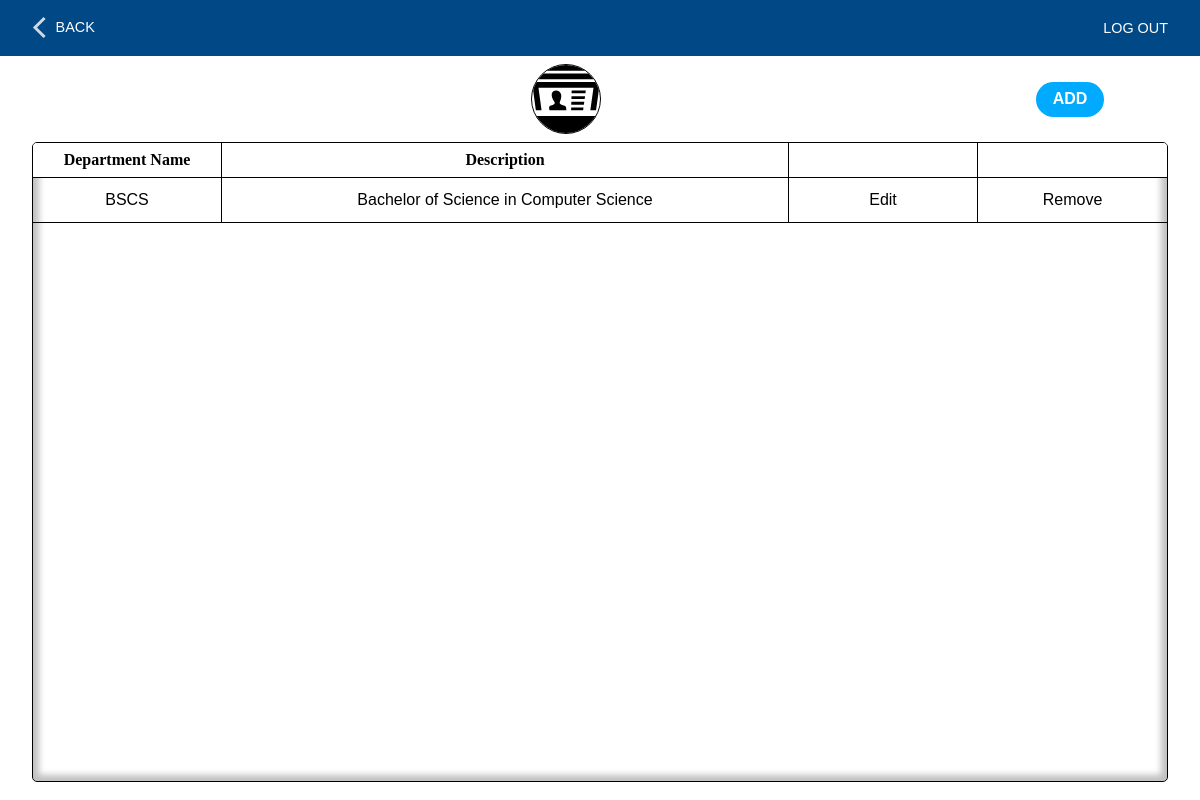
The page /course.php (signed in) on the database as committed earlier.
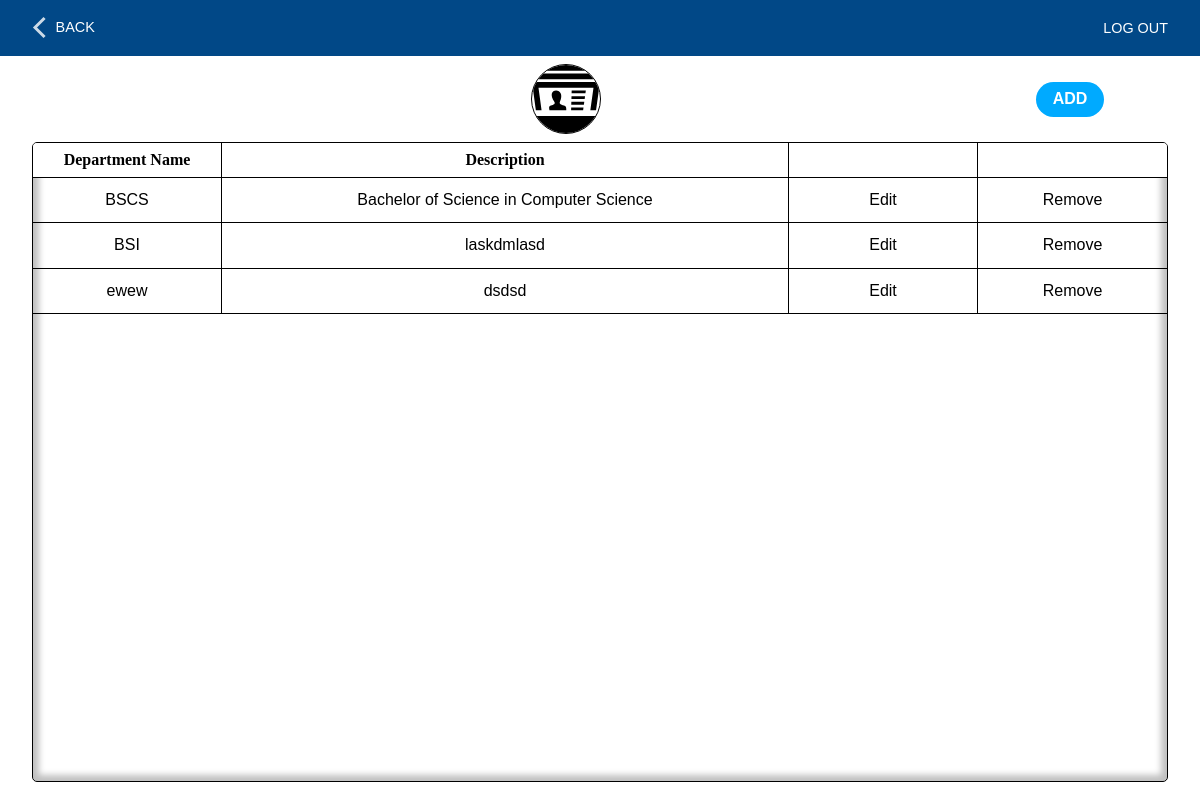
The same page on the database as committed later.
### tables this page shows
CREATE TABLE `dept_type` (
  `type_id` int(11) NOT NULL,
  `type` enum('Faculty','Strand','Course') NOT NULL,
  `dept_id` int(11) NOT NULL
);

CREATE TABLE `departments` (
  `dept_id` int(11) NOT NULL,
  `dept_name` varchar(5) NOT NULL,
  `dept_desc` text NOT NULL
);

### includes/autoloader.inc.php (called while the page is built, shortened)
<?php
   function myAutoLoader($className){
      $path = "./classes/";
      $extension = '.class.php';
      $fullPath = $path . $className . $extension;
   }

### classes/dbh.class.php (called while the page is built, shortened)
<?php
class Dbh {
   private $host = "localhost";
   private $user = "root";
   private $pwd = "";
   private $dbName = "ClassSchedulingSystem";
   protected function connect(){
      try{
         $dsn = 'mysql:host='. $this->host .';dbname='. $this->dbName;
         $pdo = new PDO($dsn, $this->user, $this->pwd);
         $pdo->setAttribute(PDO::ATTR_DEFAULT_FETCH_MODE, PDO::FETCH_ASSOC);
         return $pdo;
      } catch(PDOException $e){
         trigger_error("Error: " . $e->getMessage());
      }
   }
}

### classes/departments.class.php (called while the page is built, shortened)
<?php
class Departments extends Dbh{
   protected function getDepartments($type){
      $sql = 'select * from departments INNER JOIN dept_type ON departments.dept_id = dept_type.dept_id where type = ?';
      $stmt = $this->connect()->prepare($sql);
      try{
         $stmt->execute([$type]);
      }catch(PDOException $e){
         trigger_error("Error: " . $e->getMessage());
      }
      $result = $stmt->fetchAll();
      return $result;
   }
}

### classes/departmentsview.class.php (called while the page is built, shortened)
<?php
class DepartmentsView extends Departments{
   public function FetchDepts($type){
      $results = $this->getDepartments($type);
      return $results;
   }
}

### course.php (the view, shortened to what this page needs)
<?php
   include_once './layouts/__header.php';
?>
       <main class='departments module'>
         <div class="module__Header">
            <img src="drawables/icons/faculty.svg">
            <a href='?add' class='module__Add button'>ADD</a>
         </div>
         <div class='module__Container'>
            <ul class='module__List module__Title'>
               <li class='module__Item'>Department Name</li>
               <li class='module__Item'>Description</li>
               <li class='module__Item'></li>
               <li class='module__Item'></li>
            </ul>
            <?php
               $url = $_SERVER['REQUEST_URI'];
               $path = parse_url($url, PHP_URL_PATH);
               $department = "";
               $departments = ['faculty','strand','course'];
               foreach($departments as $item){
                  if(strpos($path,$item)){
                     $department = $item;
                  }
               }
               $deptView = new DepartmentsView();
               $depts = $deptView->FetchDepts($department);
               foreach($depts as $dept){
                  echo "<ul class='module__List'>
                     <li class='module__Item'>". $dept['dept_name'] ."</li>
                     <li class='module__Item'>". $dept['dept_desc'] ."</li>
                     <li class='module__Item'><a href=?id=". $dept['dept_id'] .">Edit</a></li>
                     <li class='module__Item'>
                        <form onsubmit='return submitForm(this)' action='./includes/departments.inc.php' method='POST'>
                           <input name='department' type='hidden' value='". $department ."'>
                           <input name='id' type='hidden' value='". $dept['dept_id'] ."'>
                           <button name='delete' type='submit'>Remove</button>
                        </form>
                     </li>
                  </ul>";
               }
            ?>
         </div>
      </main>
<?php
   include_once './layouts/__footer.php';
?>

Rows that differ between the two databases and show on the page:
added dept_type: dept.dept_name "BSI", dept.dept_desc "laskdmlasd"
added dept_type: dept.dept_name "ewew", dept.dept_desc "dsdsd"
